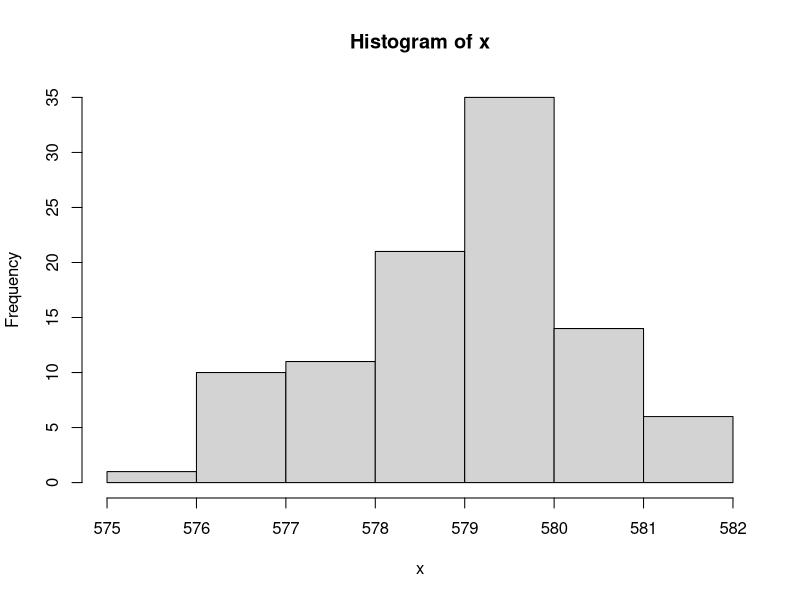
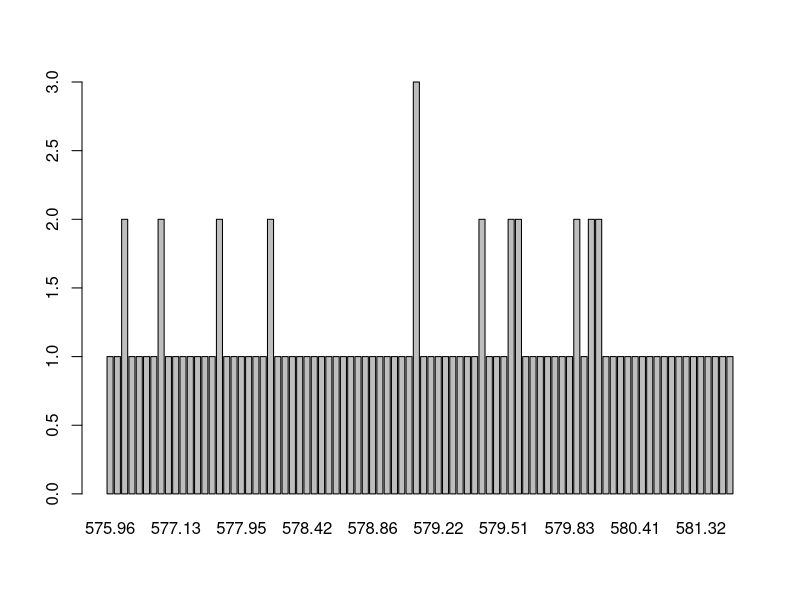
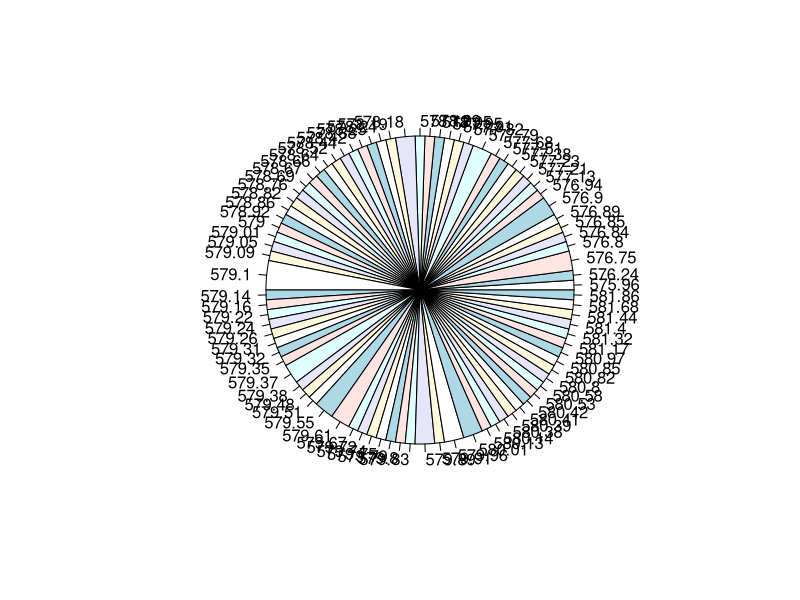
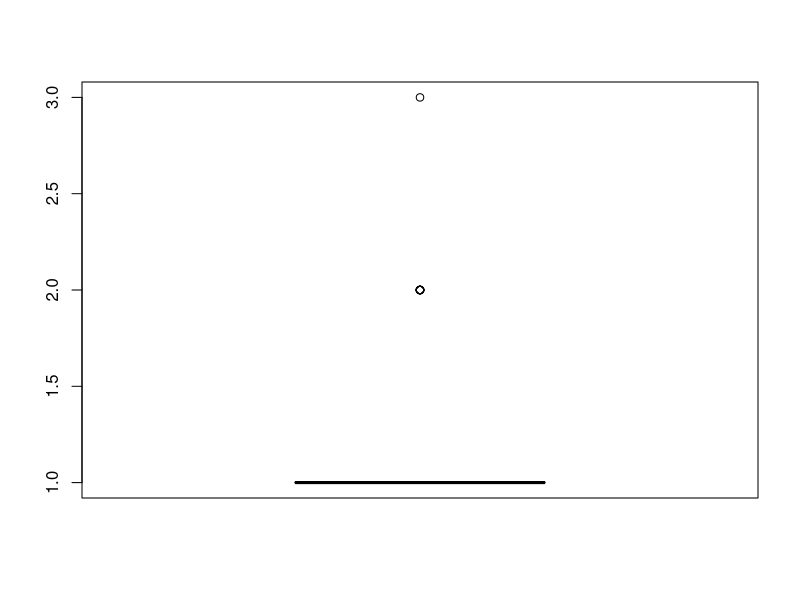

The R source for these figures, in order:
iris
x <- LakeHuron

head(x)
table(x)
table (x) / length (x)
a <- cumsum(table(x)/length (x))

hist(x)

barplot(table(x))
pie(table(x))
boxplot(table(x))
summary(x)
mean(x, trim = 0.2)

cbind(table(x), table(x)/length(x), cumsum(table(x)), cumsum(table(x))/length(x))
summary(x)
summary(LakeHuron)